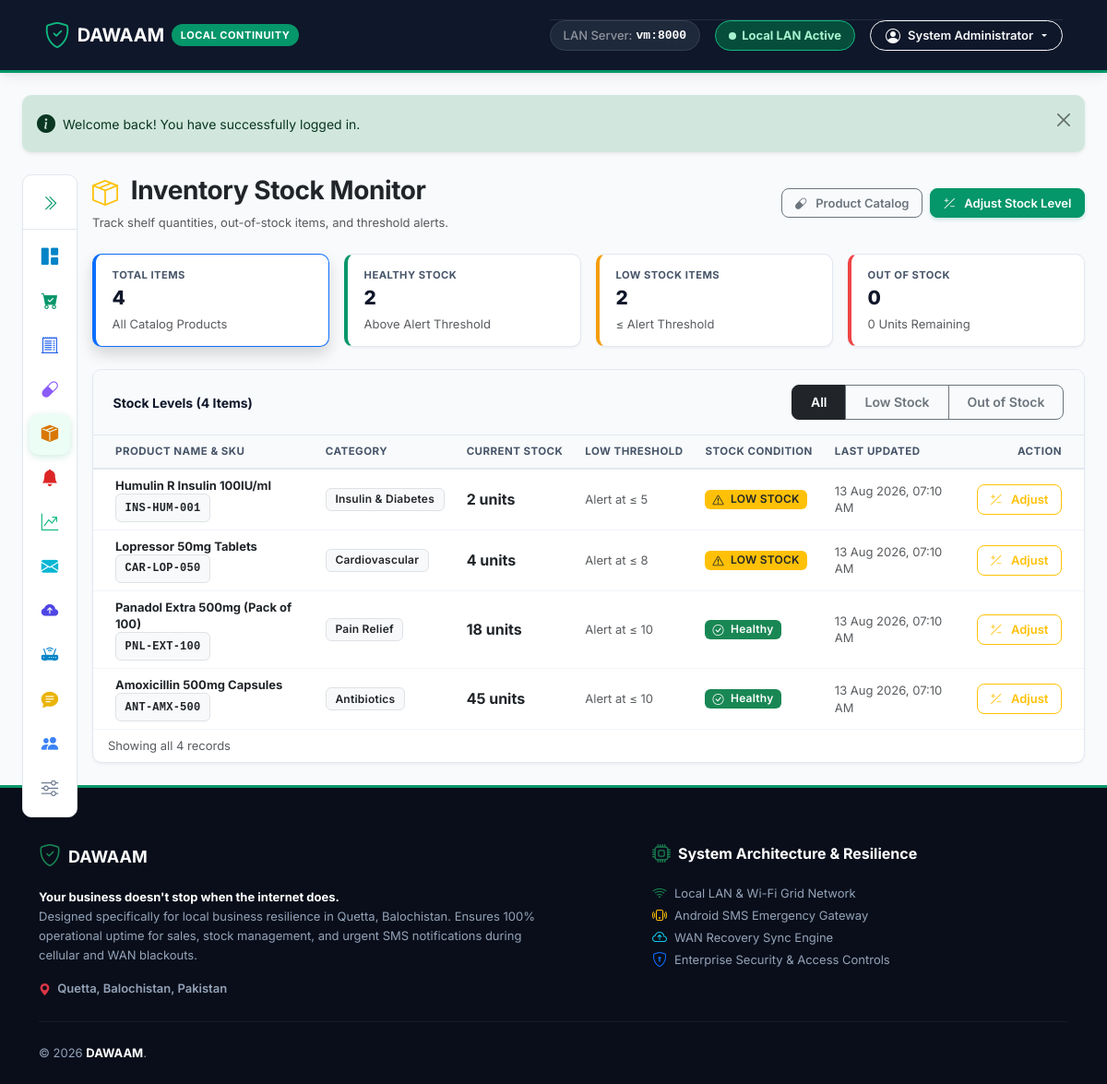
The page /admin/inventory/index.php (signed in) on the database its author committed.
### tables this page shows
CREATE TABLE `users` (
  `id` INT AUTO_INCREMENT PRIMARY KEY,
  `user_code` VARCHAR(20) NOT NULL UNIQUE COMMENT 'Unique identifier, e.g. DW-0001',
  `name` VARCHAR(100) NOT NULL,
  `username` VARCHAR(50) NOT NULL UNIQUE,
  `email` VARCHAR(100) NULL,
  `password_hash` VARCHAR(255) NOT NULL,
  `status` ENUM('active', 'inactive', 'suspended') NOT NULL DEFAULT 'active',
  `created_at` DATETIME NOT NULL DEFAULT CURRENT_TIMESTAMP,
  `updated_at` DATETIME NOT NULL DEFAULT CURRENT_TIMESTAMP ON UPDATE CURRENT_TIMESTAMP
);

CREATE TABLE `products` (
  `id` INT AUTO_INCREMENT PRIMARY KEY,
  `category_id` INT NULL,
  `name` VARCHAR(150) NOT NULL,
  `sku` VARCHAR(50) UNIQUE NULL,
  `price` DECIMAL(10,2) NOT NULL DEFAULT 0.00,
  `stock_qty` INT NOT NULL DEFAULT 0,
  `low_stock_threshold` INT NOT NULL DEFAULT 5,
  `created_at` DATETIME NOT NULL DEFAULT CURRENT_TIMESTAMP,
  `updated_at` DATETIME NOT NULL DEFAULT CURRENT_TIMESTAMP ON UPDATE CURRENT_TIMESTAMP,
  CONSTRAINT `fk_prod_cat` FOREIGN KEY (`category_id`) REFERENCES `categories`(`id`) ON DELETE SET NULL
);

CREATE TABLE `categories` (
  `id` INT AUTO_INCREMENT PRIMARY KEY,
  `name` VARCHAR(100) NOT NULL UNIQUE,
  `description` TEXT NULL,
  `created_at` DATETIME NOT NULL DEFAULT CURRENT_TIMESTAMP
);

### admin/inventory/index.php (the view, shortened to what the rows shown need)
<?php
require_once __DIR__ . '/../../includes/auth.php';
require_permission('inventory.view');
$pdo = get_db_connection();
$where_clauses = [];
$params = [];
$page = (int)($_GET['page'] ?? 1);
$limit = (int)($_GET['limit'] ?? 15);
$paginated_res = get_paginated_data($pdo, [
    'table' => 'products p LEFT JOIN categories c ON p.category_id = c.id',
    'select_fields' => 'p.id, p.name, p.sku, p.price, p.stock_qty, p.low_stock_threshold, p.updated_at, c.name AS category_name',
    'where_clause' => count($where_clauses) > 0 ? implode(" AND ", $where_clauses) : '',
    'params' => $params,
    'order_by' => '(p.stock_qty <= p.low_stock_threshold) DESC, p.stock_qty ASC',
    'page' => $page,
    'limit' => $limit,
    'count_field' => 'p.id'
]);
$products = $paginated_res['data'];
require_once __DIR__ . '/../../includes/header.php';
?>
<div class="d-flex justify-content-between align-items-center mb-4 flex-wrap gap-3">
    <div>
        <h2 class="fw-bold text-dark mb-1">
            <i class="bi bi-box-seam text-warning me-2"></i> Inventory Stock Monitor
        </h2>
    </div>
</div>
<div class="row">
    <div class="col-12">
        <div class="dw-card">
            <div class="card-body p-0">
                <?php if (count($products) > 0): ?>
                    <div class="table-responsive">
                        <table class="table table-hover align-middle mb-0">
                            <thead class="table-light">
                                <tr>
                                    <th class="ps-4">Product Name & SKU</th>
                                    <th>Category</th>
                                    <th>Current Stock</th>
                                    <th>Low Threshold</th>
                                    <th>Stock Condition</th>
                                    <th>Last Updated</th>
                                    <th class="text-end pe-4">Action</th>
                                </tr>
                            </thead>
                            <tbody>
                                <?php foreach ($products as $p): ?>
                                    <?php
                                        $is_out = ($p['stock_qty'] == 0);
                                        $is_low = ($p['stock_qty'] <= $p['low_stock_threshold']);
                                    ?>
                                    <tr>
                                        <td class="ps-4">
                                            <strong class="text-dark d-block"><?php echo sanitize($p['name']); ?></strong>
                                            <span class="badge bg-light text-dark border font-monospace small">
                                                <?php echo sanitize($p['sku'] ?? 'N/A'); ?>
                                            </span>
                                        </td>
                                        <td>
                                            <span class="badge bg-light text-dark border">
                                                <?php echo sanitize($p['category_name'] ?? 'Unassigned'); ?>
                                            </span>
                                        </td>
                                        <td class="fw-bold fs-6 text-dark">
                                            <?php echo $p['stock_qty']; ?> units
                                        </td>
                                        <td class="small text-muted">
                                            Alert at &le; <?php echo $p['low_stock_threshold']; ?>
                                        </td>
                                        <td>
                                            <?php if ($is_out): ?>
                                                <span class="badge bg-danger px-2 py-1">
                                                    <i class="bi bi-x-circle me-1"></i> OUT OF STOCK
                                                </span>
                                            <?php elseif ($is_low): ?>
                                                <span class="badge bg-warning text-dark px-2 py-1">
                                                    <i class="bi bi-exclamation-triangle me-1"></i> LOW STOCK
                                                </span>
                                            <?php else: ?>
                                                <span class="badge bg-success px-2 py-1">
                                                    <i class="bi bi-check-circle me-1"></i> Healthy
                                                </span>
                                            <?php endif; ?>
                                        </td>
                                        <td class="small text-muted">
                                            <?php echo format_date($p['updated_at']); ?>
                                        </td>
                                        <td class="text-end pe-4">
                                            <?php if (has_permission('inventory.adjust')): ?>
                                                <a href="adjustment.php?product_id=<?php echo $p['id']; ?>" class="btn btn-outline-warning btn-sm">
                                                    <i class="bi bi-plus-slash-minus me-1"></i> Adjust
                                                </a>
                                            <?php endif; ?>
                                        </td>
                                    </tr>
                                <?php endforeach; ?>
                            </tbody>
                        </table>
                    </div>
                <?php endif; ?>
            </div>
        </div>
    </div>
</div>
<?php require_once __DIR__ . '/../../includes/footer.php'; ?>

### includes/navbar.php (shortened to what the rows shown need)
<?php
$user = current_user();
?>
<nav class="navbar navbar-expand-xl navbar-dark dw-navbar sticky-top">
    <div class="container-fluid px-3 px-xl-4">
        <div class="collapse navbar-collapse" id="dwNavbar">
            <div class="d-flex flex-column flex-xl-row align-items-start align-items-xl-center gap-2 gap-xl-3 pt-3 pt-xl-0 border-top border-xl-0 border-secondary border-opacity-25">
                <?php if ($user): ?>
                    <div class="dropdown text-nowrap w-100 w-xl-auto">
                        <button class="btn btn-outline-light dropdown-toggle btn-sm rounded-pill px-3 py-1.5 fw-semibold d-flex align-items-center justify-content-between justify-content-xl-start dw-user-btn" type="button" id="userMenu" data-bs-toggle="dropdown" aria-expanded="false">
                            <span class="d-inline-flex align-items-center gap-2">
                                <i class="bi bi-person-circle fs-6"></i>
                                <span class="dw-user-name-text"><?php echo sanitize($user['name']); ?></span>
                            </span>
                        </button>
                    </div>
                <?php else: ?>
                    <a href="<?php echo BASE_URL; ?>/admin/login.php" class="btn btn-dw-primary btn-sm px-3 py-2 text-nowrap d-inline-flex align-items-center justify-content-center gap-2 w-100 w-xl-auto">
                        <i class="bi bi-lock-fill"></i> <span>Staff Login</span>
                    </a>
                <?php endif; ?>
            </div>
        </div>
    </div>
</nav>

### rows shown on the page
users: name "System Administrator"
products: name "Humulin R Insulin 100IU/ml", sku "INS-HUM-001", category.name "Insulin & Diabetes", stock_qty "2", low_stock_threshold "5", shows "LOW STOCK", updated_at "13 Aug 2026, 07:10 AM"
products: name "Lopressor 50mg Tablets", sku "CAR-LOP-050", category.name "Cardiovascular", stock_qty "4", low_stock_threshold "8", shows "LOW STOCK", updated_at "13 Aug 2026, 07:10 AM"
products: name "Panadol Extra 500mg (Pack of 100)", sku "PNL-EXT-100", category.name "Pain Relief", stock_qty "18", low_stock_threshold "10", shows "Healthy", updated_at "13 Aug 2026, 07:10 AM"
products: name "Amoxicillin 500mg Capsules", sku "ANT-AMX-500", category.name "Antibiotics", stock_qty "45", low_stock_threshold "10", shows "Healthy", updated_at "13 Aug 2026, 07:10 AM"

### other values the page prints
APP_NAME "DAWAAM"
SERVER_LAN_IP "vm"
$message "Welcome back! You have successfully logged in."
$stat_total "4"
$stat_in_stock "2"
$stat_low "2"
$stat_out "0"
count($products) "4"
$pagination['total_records'] "4"
